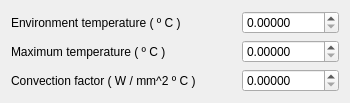
      <widget class="QWidget" name="tab_environment">
       <attribute name="title">
        <string>Environment</string>
       </attribute>
       <layout class="QVBoxLayout" name="verticalLayout_14">
        <item>
         <layout class="QHBoxLayout" name="horizontalLayout_32">
          <item>
           <widget class="QLabel" name="label_24">
            <property name="text">
             <string>Environment temperature ( º C )</string>
            </property>
            <property name="buddy">
             <cstring>doubleSpinBox_environment_env_temperature</cstring>
            </property>
           </widget>
          </item>
          <item>
           <spacer name="horizontalSpacer_30">
            <property name="orientation">
             <enum>Qt::Horizontal</enum>
            </property>
            <property name="sizeHint" stdset="0">
             <size>
              <width>40</width>
              <height>20</height>
             </size>
            </property>
           </spacer>
          </item>
          <item>
           <widget class="QDoubleSpinBox" name="doubleSpinBox_environment_env_temperature">
            <property name="decimals">
             <number>5</number>
            </property>
            <property name="maximum">
             <double>99999.999989999996615</double>
            </property>
           </widget>
          </item>
         </layout>
        </item>
        <item>
         <layout class="QHBoxLayout" name="horizontalLayout_33">
          <item>
           <widget class="QLabel" name="label_25">
            <property name="text">
             <string>Maximum temperature ( º C )</string>
            </property>
            <property name="buddy">
             <cstring>doubleSpinBox_environment_max_temperature</cstring>
            </property>
           </widget>
          </item>
          <item>
           <spacer name="horizontalSpacer_31">
            <property name="orientation">
             <enum>Qt::Horizontal</enum>
            </property>
            <property name="sizeHint" stdset="0">
             <size>
              <width>40</width>
              <height>20</height>
             </size>
            </property>
           </spacer>
          </item>
          <item>
           <widget class="QDoubleSpinBox" name="doubleSpinBox_environment_max_temperature">
            <property name="decimals">
             <number>5</number>
            </property>
            <property name="maximum">
             <double>99999.999989999996615</double>
            </property>
           </widget>
          </item>
         </layout>
        </item>
        <item>
         <layout class="QHBoxLayout" name="horizontalLayout_34">
          <item>
           <widget class="QLabel" name="label_26">
            <property name="text">
             <string>Convection factor ( W / mm^2 º C )</string>
            </property>
            <property name="buddy">
             <cstring>doubleSpinBox_environment_convection_factor</cstring>
            </property>
           </widget>
          </item>
          <item>
           <spacer name="horizontalSpacer_32">
            <property name="orientation">
             <enum>Qt::Horizontal</enum>
            </property>
            <property name="sizeHint" stdset="0">
             <size>
              <width>40</width>
              <height>20</height>
             </size>
            </property>
           </spacer>
          </item>
          <item>
           <widget class="QDoubleSpinBox" name="doubleSpinBox_environment_convection_factor">
            <property name="decimals">
             <number>5</number>
            </property>
            <property name="maximum">
             <double>99999.999989999996615</double>
            </property>
           </widget>
          </item>
         </layout>
        </item>
       </layout>
      </widget>
